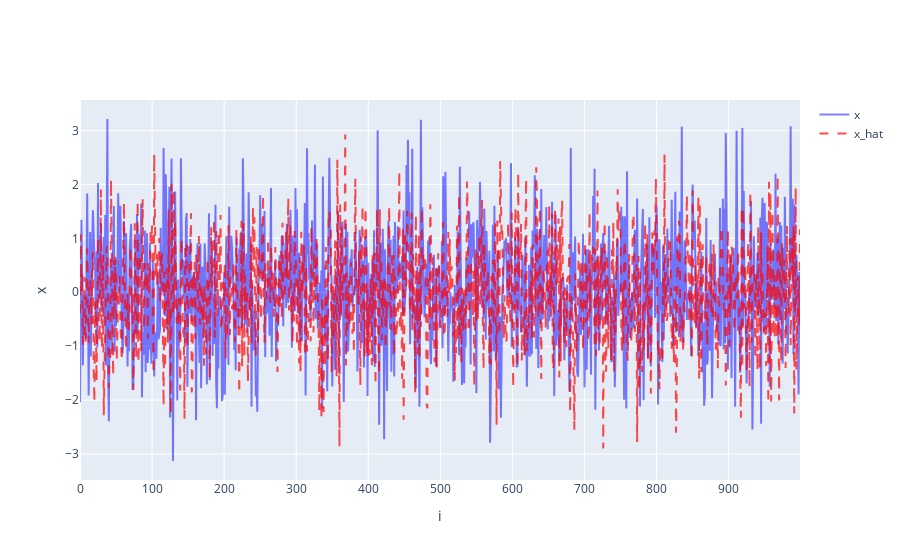

This figure's notebook cell:
### Code cell
x = np.random.randn(1, 1000, 1).squeeze()
x_hat = np.random.randn(1, 1000, 1).squeeze()

fig = plot_prediction(x, x_hat)
fig.show()

### Figure 1 — Plotly figure (JSON) as saved in the notebook; plotly's stock layout.template omitted (floating-point values rounded to 4 significant figures; data arrays with more than 128 entries replaced by an {"elided": "..."} marker saying what was removed)
{"data": [{"line": {"color": "rgba(0, 0, 255, 0.5)"}, "mode": "lines", "name": "x", "type": "scatter", "x": {"elided": "1000 int values"}, "y": {"elided": "1000 float values"}}, {"line": {"color": "rgba(255, 0, 0, 0.7)", "dash": "dash"}, "mode": "lines", "name": "x_hat", "type": "scatter", "x": {"elided": "1000 int values"}, "y": {"elided": "1000 float values"}}], "layout": {"xaxis": {"title": {"text": "i"}}, "yaxis": {"title": {"text": "x"}}}}
